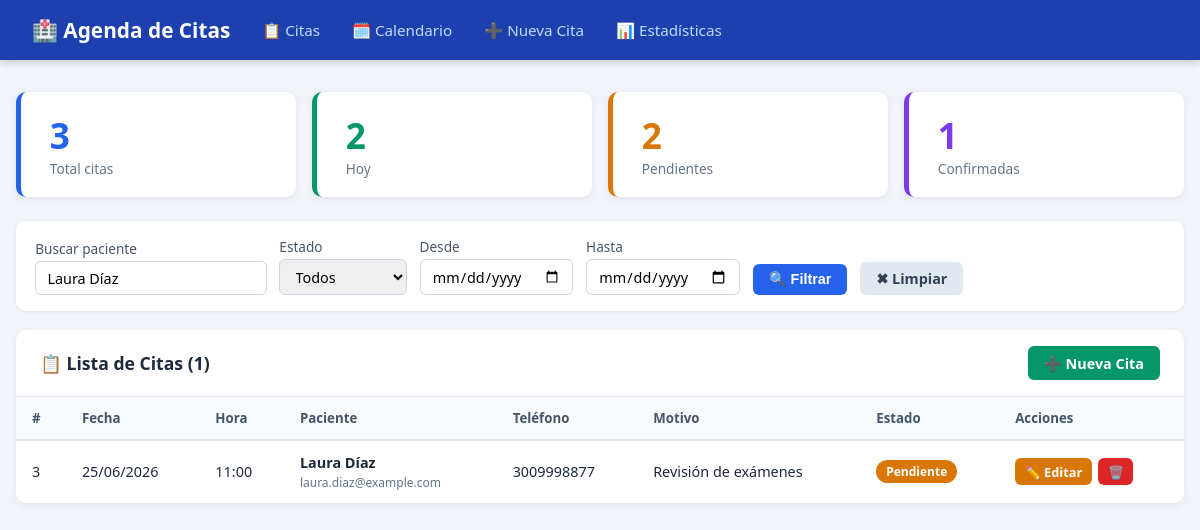
The app's page /index.php?nombre=Laura Díaz with its own data.
### tables this page shows
CREATE TABLE IF NOT EXISTS citas (
    id        INT AUTO_INCREMENT PRIMARY KEY,
    nombre    VARCHAR(150)      NOT NULL,
    email     VARCHAR(150)      NOT NULL,
    telefono  VARCHAR(30)       NOT NULL,
    fecha     DATE              NOT NULL,
    hora      TIME              NOT NULL,
    motivo    VARCHAR(255)      NOT NULL,
    estado    ENUM('Pendiente','Confirmada','Completada','Cancelada') NOT NULL DEFAULT 'Pendiente',
    notas     TEXT              NULL,
    creado_en TIMESTAMP         NOT NULL DEFAULT CURRENT_TIMESTAMP,

    INDEX idx_fecha (fecha),
    INDEX idx_estado (estado)
);

### index.php (the view, shortened to what this page needs)
<?php
require 'conexion.php';
$csrf_token = $_SESSION['csrf_token'];
$filtro_nombre = trim($_GET['nombre'] ?? '');
$filtro_desde  = $_GET['desde'] ?? '';
$filtro_hasta  = $_GET['hasta'] ?? '';
$where = "WHERE 1=1";
if ($filtro_nombre !== '') {
    $n = $conn->real_escape_string($filtro_nombre);
    $where .= " AND nombre LIKE '%$n%'";
}
$result = $conn->query("SELECT * FROM citas $where ORDER BY fecha ASC, hora ASC");
$stats = $conn->query("
    SELECT
        COUNT(*) AS total,
        SUM(fecha = CURDATE()) AS hoy,
        SUM(estado = 'Pendiente') AS pendientes,
        SUM(estado = 'Confirmada') AS confirmadas
    FROM citas
")->fetch_assoc();
?>
<!DOCTYPE html>
<html lang="es">
<head>
</head>
<body>
<nav>
  <h1>🏥 Agenda de Citas</h1>
  <a href="index.php">📋 Citas</a>
  <a href="calendario.php">🗓️ Calendario</a>
  <a href="nueva.php">➕ Nueva Cita</a>
  <a href="estadisticas.php">📊 Estadísticas</a>
</nav>
<div class="container">
  <div class="stats">
    <div class="stat-card" style="--c:#2563eb">
      <div class="num"><?= $stats['total'] ?></div>
      <div class="lbl">Total citas</div>
    </div>
    <div class="stat-card" style="--c:#059669">
      <div class="num"><?= $stats['hoy'] ?></div>
      <div class="lbl">Hoy</div>
    </div>
    <div class="stat-card" style="--c:#d97706">
      <div class="num"><?= $stats['pendientes'] ?></div>
      <div class="lbl">Pendientes</div>
    </div>
    <div class="stat-card" style="--c:#7c3aed">
      <div class="num"><?= $stats['confirmadas'] ?></div>
      <div class="lbl">Confirmadas</div>
    </div>
  </div>
  <form method="GET" action="index.php">
    <div class="filtros">
      <label>Buscar paciente
        <input type="text" name="nombre" value="<?= htmlspecialchars($filtro_nombre) ?>" placeholder="Nombre...">
      </label>
      <label>Estado
        <select name="estado">
          <option value="">Todos</option>
        </select>
      </label>
      <label>Desde
        <input type="date" name="desde" value="<?= $filtro_desde ?>">
      </label>
      <label>Hasta
        <input type="date" name="hasta" value="<?= $filtro_hasta ?>">
      </label>
      <button type="submit" class="btn btn-primary">🔍 Filtrar</button>
      <a href="index.php" class="btn btn-secondary">✖ Limpiar</a>
    </div>
  </form>
  <div class="card">
    <div class="card-header">
      <h2>📋 Lista de Citas (<?= $result->num_rows ?>)</h2>
      <a href="nueva.php" class="btn btn-success">➕ Nueva Cita</a>
    </div>
    <?php if ($result->num_rows === 0): ?>
      <div class="vacio">😔 No se encontraron citas.</div>
    <?php else: ?>
    <table>
      <thead>
        <tr>
          <th>#</th>
          <th>Fecha</th>
          <th>Hora</th>
          <th>Paciente</th>
          <th>Teléfono</th>
          <th>Motivo</th>
          <th>Estado</th>
          <th>Acciones</th>
        </tr>
      </thead>
      <tbody>
        <?php while ($c = $result->fetch_assoc()): ?>
        <tr>
          <td><?= $c['id'] ?></td>
          <td><?= date('d/m/Y', strtotime($c['fecha'])) ?></td>
          <td><?= substr($c['hora'],0,5) ?></td>
          <td>
            <strong><?= htmlspecialchars($c['nombre']) ?></strong><br>
            <small style="color:#64748b"><?= htmlspecialchars($c['email']) ?></small>
          </td>
          <td><?= htmlspecialchars($c['telefono']) ?></td>
          <td><?= htmlspecialchars(mb_strimwidth($c['motivo'],0,40,'…')) ?></td>
          <td><span class="badge badge-<?= $c['estado'] ?>"><?= $c['estado'] ?></span></td>
          <td>
            <div class="acciones">
              <a href="editar.php?id=<?= $c['id'] ?>" class="btn btn-warning btn-sm">✏️ Editar</a>
              <a href="eliminar.php?id=<?= $c['id'] ?>&token=<?= $csrf_token ?>"
                 onclick="return confirm('¿Eliminar la cita de <?= addslashes(htmlspecialchars($c['nombre'])) ?>?')"
                 class="btn btn-danger btn-sm">🗑️</a>
            </div>
          </td>
        </tr>
        <?php endwhile; ?>
      </tbody>
    </table>
    <?php endif; ?>
  </div>
</div>
</body>
</html>

### index.php (style rules this page uses)
* { box-sizing:border-box; margin:0; padding:0; }
body { font-family:'Segoe UI',sans-serif; background:#f1f5f9; color:#1e293b; }
nav { background:#1e40af; color:white; padding:1rem 2rem; display:flex; align-items:center; gap:2rem; box-shadow:0 2px 8px rgba(0,0,0,.2); }
nav h1 { font-size:1.3rem; }
nav a { color:#bfdbfe; text-decoration:none; font-size:.95rem; }
.container { max-width:1200px; margin:2rem auto; padding:0 1rem; }
.stats { display:flex; gap:1rem; margin-bottom:1.5rem; flex-wrap:wrap; }
.stat-card { background:white; border-radius:10px; padding:1.2rem 1.8rem; flex:1; min-width:140px; box-shadow:0 2px 8px rgba(0,0,0,.07); border-left:5px solid var(--c); }
.stat-card .num { font-size:2.2rem; font-weight:700; color:var(--c); }
.stat-card .lbl { font-size:.85rem; color:#64748b; }
.filtros { background:white; padding:1rem 1.2rem; border-radius:10px; margin-bottom:1.2rem; display:flex; gap:.8rem; flex-wrap:wrap; align-items:flex-end; box-shadow:0 1px 4px rgba(0,0,0,.07); }
.filtros label { display:flex; flex-direction:column; gap:3px; font-size:.85rem; color:#475569; }
.filtros input, .filtros select { padding:.4rem .7rem; border:1px solid #cbd5e1; border-radius:6px; font-size:.9rem; font-family:inherit; }
.btn { padding:.45rem 1rem; border:none; border-radius:6px; cursor:pointer; font-size:.9rem; font-weight:600; text-decoration:none; display:inline-block; }
.btn-primary { background:#2563eb; color:white; }
.btn-secondary { background:#e2e8f0; color:#334155; }
.btn-success { background:#059669; color:white; }
.btn-danger { background:#dc2626; color:white; }
.btn-warning { background:#d97706; color:white; }
.btn-sm { padding:.28rem .6rem; font-size:.8rem; }
.card { background:white; border-radius:10px; box-shadow:0 2px 8px rgba(0,0,0,.07); overflow:hidden; }
.card-header { padding:1rem 1.5rem; display:flex; justify-content:space-between; align-items:center; border-bottom:1px solid #e2e8f0; }
.card-header h2 { font-size:1.1rem; }
table { width:100%; border-collapse:collapse; }
th { background:#f8fafc; padding:.75rem 1rem; text-align:left; font-size:.83rem; color:#475569; border-bottom:2px solid #e2e8f0; }
td { padding:.75rem 1rem; border-bottom:1px solid #f1f5f9; font-size:.9rem; vertical-align:middle; }
tr:last-child td { border-bottom:none; }
.badge { display:inline-block; padding:3px 10px; border-radius:12px; font-size:.75rem; font-weight:600; color:white; }
.badge-Pendiente { background:#d97706; }
.acciones { display:flex; gap:.4rem; }

### records on screen
citas: id "3", fecha "25/06/2026", hora "11:00", nombre "Laura Díaz", email "laura.diaz@example.com", telefono "3009998877", motivo "Revisión de exámenes", estado "Pendiente"

### other values on screen
$stats['total'] "3"
$stats['hoy'] "2"
$stats['pendientes'] "2"
$stats['confirmadas'] "1"
$result->num_rows "1"
